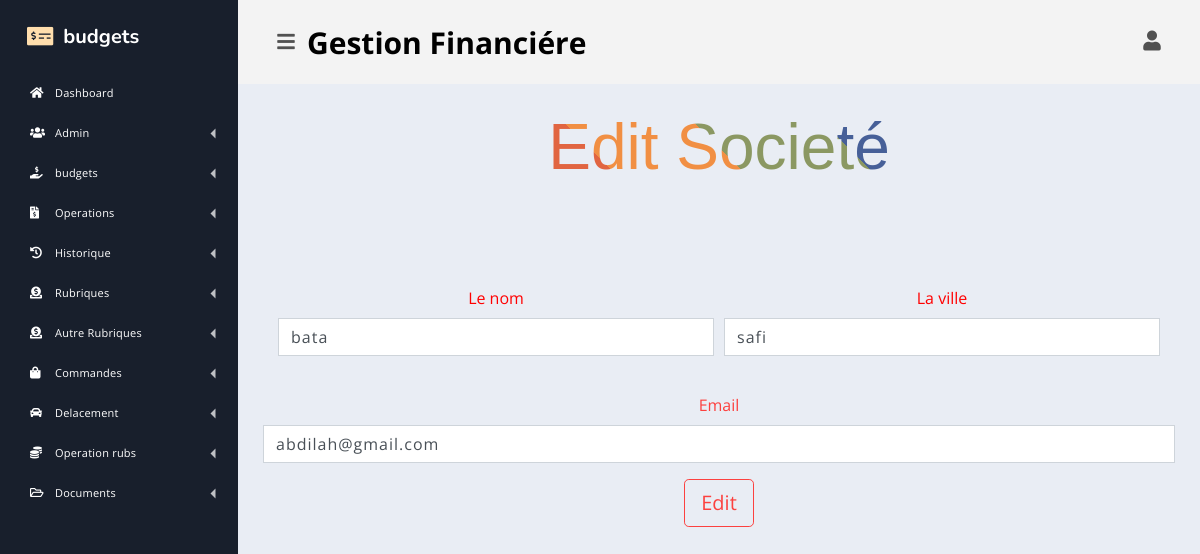
/admin/editEse.php?id_Ese=6 (signed in), run on the app's committed database.
### config/dbconfig.php (called while the page is built, shortened)
<?php
    class dbconfig
    {
        public function db_connect(){
        $servername = "localhost";
        $username = "root";
        $password = "";
     try {
       $this->connection = new PDO("mysql:host=$servername;dbname=pfe", $username, $password);
         } catch(PDOException $e) {
  echo "Connection failed: " . $e->getMessage();
               }
        }
    }
?>

### config/Entreprise.php (called while the page is built, shortened)
<?php
 require_once('dbconfig.php');
$db = new dbconfig();
class Entreprise{
     function editEseInfo(){
        global $db;
  if(isset($_GET['id_Ese'])){
      $id_Ese = $_GET['id_Ese'];
  $stmt = $db->connection->prepare("SELECT * FROM `société` WHERE Ids = ? ");
  $stmt->execute(array($id_Ese ));
  return $stmt->fetch();
  }
     }
}

### admin/editEse.php (the view, shortened to what this page needs)
<?php
require_once('../config/Entreprise.php');
$editEse = new Entreprise();
$data =$editEse->editEseInfo();
?>
<!doctype html>
<html lang="en">
<?php
require_once('../includes/header.php');
 ?>
            <main class="dash-content">
                <div class="container-fluid">
<h3 class="text-center mb-5 bien">Edit Societé</h3>
<form action="<?php echo $_SERVER["PHP_SELF"];?>" method="post" class="isnertPatient " >
  <div class="form-row">
    <div class="form-group col-md-6">
      <label >Le nom</label>
      <input type="text" value="<?php if(isset($data)){echo $data['Nom'];} ?>" name="nom" class="form-control" >
    </div>
    <div class="form-group col-md-6">
      <label >La ville</label>
      <input type="text" value="<?php if(isset($data)){echo $data['Ville'];} ?>" name="ville" class="form-control" >
    </div>
  </div>
  </div>
  <div class="form-group">
    <label class="d-block text-center text-danger">Email</label>
    <input type="text" name="email" value="<?php if(isset($data)){echo $data['Email'];} ?>" class="form-control">
           </div>
  <button type="submit"  name="send" class="btn btn-outline-danger btn-lg d-block mx-auto">Edit</button>
                </div>
        </div>
</body>
</html>

### styles/css/style.css (style rules this page uses)
* { box-sizing: border-box; margin:0; padding: 0; }
::placeholder { color: #BDBDBD; opacity: 1; font-weight: 300 }
input, textarea { padding: 10px 12px 10px 12px; border: 1px solid lightgrey; border-radius: 2px; margin-bottom: 5px; margin-top: 2px; width: 100%; box-sizing: border-box; color: #2C3E50; font-size: 14px; letter-spacing: 1px }
.isnertPatient { margin-top: 100px; }
.isnertPatient label { color: red; display: block; text-align: center; }
.bien { background-color: #CA4246; background-image: linear-gradient( 45deg, #CA4246 16.666%, #E16541 16.666%, #E16541 33.333%, #F18F43 33.333%, #F18F43 50%, #8B9862 50%, #8B9862 66.666%, #476098 66.666%, #476098 83.333%, #A7489B 83.333%); background-size: 100%; background-repeat: repeat; -webkit-background-clip: text; -webkit-text-fill-color: transparent; animation: rainbow-text-simple-animation-rev 0.75s ease forwards; }
h3 { font-family: "Archivo Black", sans-serif; font-weight: normal; font-size: 4em; text-align: center; margin-bottom: 0; margin-bottom: -0.25em; display: block; margin-left: auto; margin-right: auto; cursor: pointer; width: 700px; }

### data on the page
société: nom "bata", ville "safi", email "abdilah@gmail.com"
